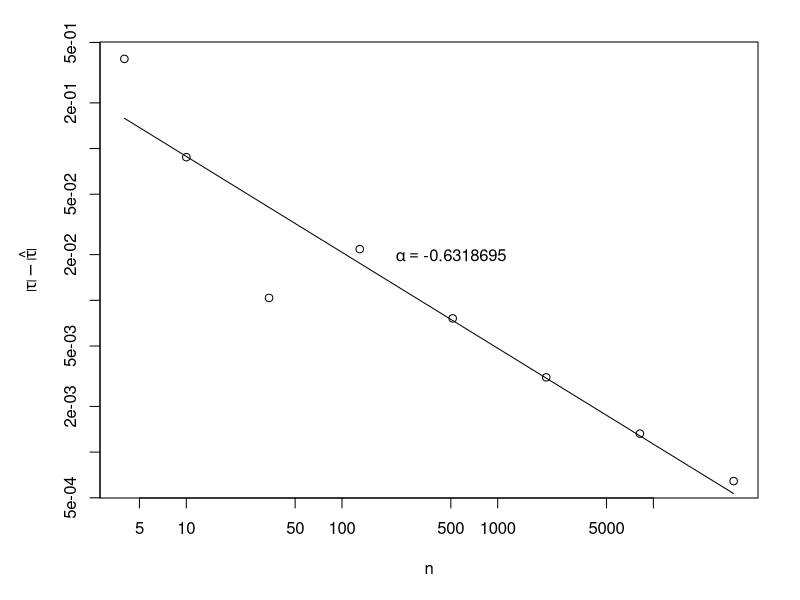

The R script that drew this image:
data = read.table("tetrasubdivision01.dat")
pdf('tetrasubdivision01.pdf', width=7.0, height=6.0)
par(mfrow=c(1,1), mar=c(5.1, 5.0, 2.1, 2.1))
x = data$V1
y = abs(data$V2)
plot(x, y, log="xy", pch=1, cex=1.0, xlab=expression(n), ylab=expression(abs(tau)-hat(abs(tau))))
# create a linear model
lm = lm(log(y)~log(x))
print(lm)
yp = predict(lm, newdata=list(log(x)))
matlines(x, exp(yp))
alpha=coefficients(lm)[2]
text(500,2e-2,labels=bquote(alpha == .(alpha)))
dev.off()